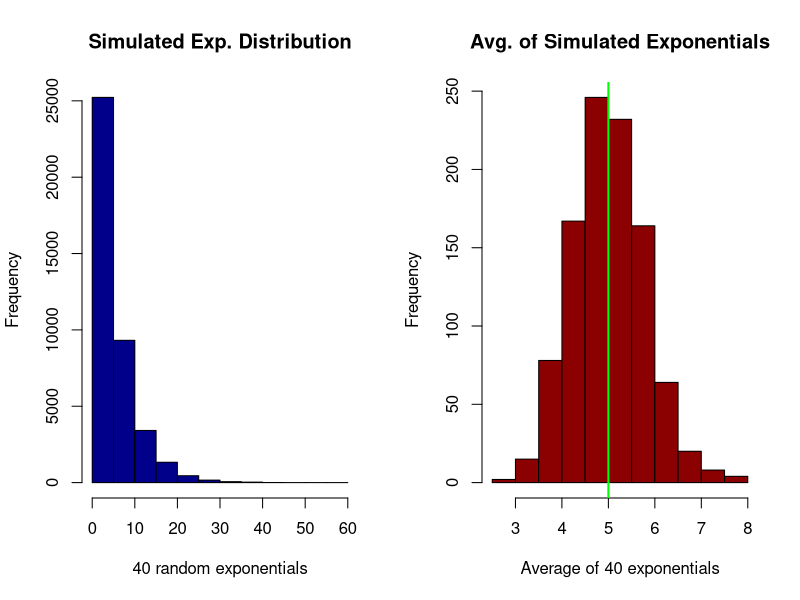
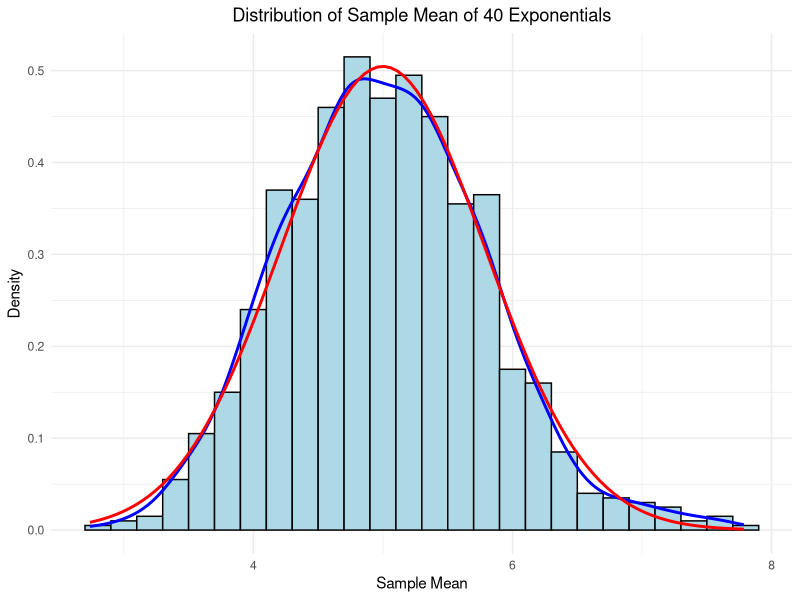
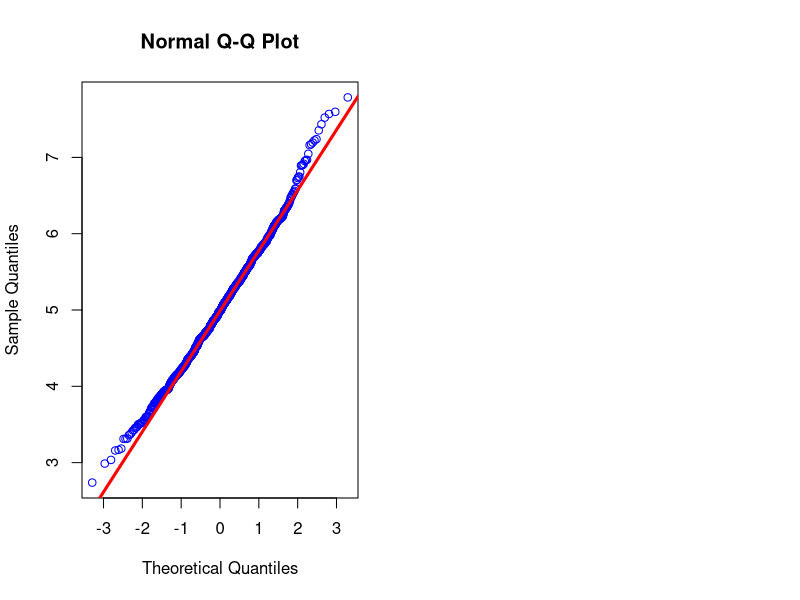

Generate these figures, in order, with R:
## ---- chunk 1
set.seed(123) # Set seed for reproducibility
num_simulations <- 1000  # Number of simulations
num_exponentials <- 40   # Number of exponentials
rate_param <- 0.2        # Rate parameter 

simulated_data <- matrix(rexp(num_simulations * num_exponentials, rate = rate_param), num_simulations)
simulated_means <- rowMeans(simulated_data)

# Calculate sample mean, standard deviation, and variance
sample_mean <- mean(simulated_means)
sample_std_dev <- sd(simulated_means)
sample_variance <- var(simulated_means)
## ---- chunk 2
# Calculate theoretical mean, standard deviation, and variance
theoretical_mean <- 1/rate_param
theoretical_std_dev <- (1/rate_param) * (1/sqrt(num_exponentials))
theoretical_variance <- theoretical_std_dev^2

## ---- chunk 3
# Set up multi-panel plotting
par(mfrow = c(1, 2))

# Plot the simulated exponential distribution
hist(simulated_data, col = "darkblue", main = "Simulated Exp. Distribution", xlab = "40 random exponentials")

# Plot the averages of simulated exponentials
hist(simulated_means, col = "darkred", main = "Avg. of Simulated Exponentials", xlab = "Average of 40 exponentials")

# Add vertical line for theoretical mean
abline(v = theoretical_mean, col = "green", lwd = 2) 

## ---- chunk 4
Sample_statistics <- c(sample_mean, sample_std_dev, sample_variance)
Theoretical_statistics <- c(theoretical_mean, theoretical_std_dev, theoretical_variance)
differences <- c(abs(theoretical_mean - sample_mean), abs(theoretical_std_dev - sample_std_dev), theoretical_variance - sample_variance)
names <- c("Mean", "Standard Deviation", "Variance")
data.frame(Sample_statistics, Theoretical_statistics, differences, row.names = c("Mean", "Standard Deviation", "Variance"))

## ---- chunk 5
# Load the ggplot2 library
library(ggplot2)

# Create a data frame for the simulated means
simulated_means_df <- data.frame(simulated_means)

# Create a histogram and density plot
ggplot(simulated_means_df, aes(x = simulated_means)) +
    geom_histogram(binwidth = .2, fill = "lightblue", color = "black", aes(y = after_stat(density))) +  # Histogram
    geom_density(color = "blue", lwd = 1) +  # Density plot
    labs(title = "Distribution of Sample Mean of 40 Exponentials", x = "Sample Mean", y = "Density") +  # Labels
    stat_function(fun = dnorm, args = list(mean = theoretical_mean, sd = theoretical_std_dev), color = "red", lwd = 1) +  # Theoretical normal distribution
    theme_minimal() + 
    theme(plot.title = element_text(hjust = 0.5))  
## ---- chunk 6
qqnorm(simulated_means, col = "blue") # Sample distribution
qqline(simulated_means, col = "red", lwd = 3) # Theoretical
